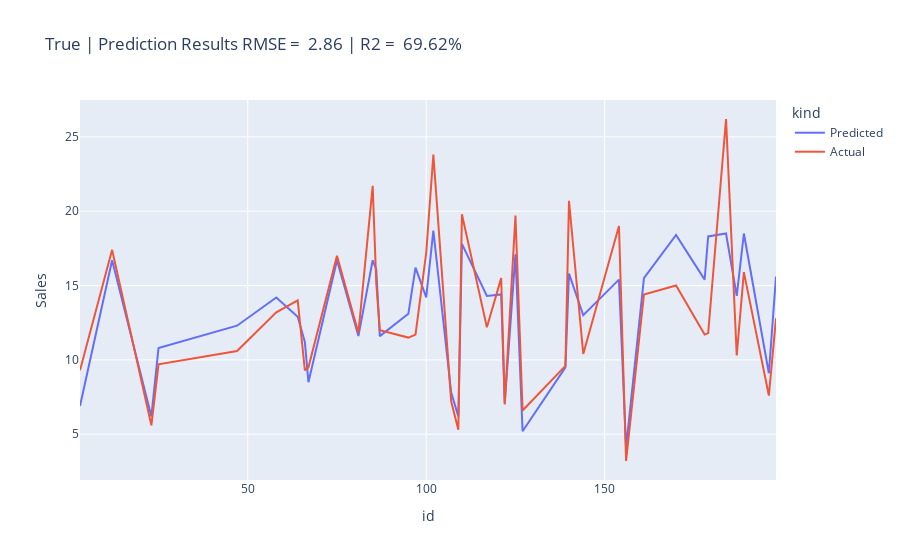

Here is the notebook cell this chart was saved with:
### Code cell
stats = f'RMSE = {root_mean_squared_error(y_test, pred): .2f} | R2 = {r2_score(y_test, pred): .2%}'

(pd.concat( 
    (pd.DataFrame(y_test).reset_index(names=["id"]).assign(kind=lambda _: "Actual"),
        pd.DataFrame(pred).assign(id=lambda _: X_test.index).rename(columns={0: "Sales"}).assign(kind=lambda _: "Predicted")
    )
).sort_values(by="id").plot(x="id", y="Sales", color="kind", title=f'True | Prediction Results {stats}')
)

### Figure 1 — Plotly figure (JSON) as saved in the notebook; plotly's stock layout.template omitted (floating-point values rounded to 4 significant figures)
{"data": [{"hovertemplate": "kind=Predicted<br>id=%{x}<br>Sales=%{y}<extra></extra>", "legendgroup": "Predicted", "line": {"color": "#636efa", "dash": "solid"}, "marker": {"symbol": "circle"}, "mode": "lines", "name": "Predicted", "orientation": "v", "showlegend": true, "type": "scatter", "x": [3, 12, 23, 25, 47, 58, 64, 66, 67, 75, 81, 85, 86, 87, 95, 97, 100, 102, 107, 109, 110, 117, 121, 122, 125, 127, 139, 140, 144, 154, 156, 161, 170, 178, 179, 184, 187, 189, 196, 198], "xaxis": "x", "y": [6.9, 16.7, 6.2, 10.8, 12.3, 14.2, 12.9, 11.2, 8.5, 16.7, 11.6, 16.7, 16.1, 11.6, 13.1, 16.2, 14.2, 18.7, 7.8, 6.2, 17.8, 14.3, 14.4, 7.1, 17.1, 5.2, 9.5, 15.8, 13, 15.4, 4.1, 15.5, 18.4, 15.4, 18.3, 18.5, 14.3, 18.5, 9.1, 15.6], "yaxis": "y"}, {"hovertemplate": "kind=Actual<br>id=%{x}<br>Sales=%{y}<extra></extra>", "legendgroup": "Actual", "line": {"color": "#EF553B", "dash": "solid"}, "marker": {"symbol": "circle"}, "mode": "lines", "name": "Actual", "orientation": "v", "showlegend": true, "type": "scatter", "x": [3, 12, 23, 25, 47, 58, 64, 66, 67, 75, 81, 85, 86, 87, 95, 97, 100, 102, 107, 109, 110, 117, 121, 122, 125, 127, 139, 140, 144, 154, 156, 161, 170, 178, 179, 184, 187, 189, 196, 198], "xaxis": "x", "y": [9.3, 17.4, 5.6, 9.7, 10.6, 13.2, 14, 9.3, 9.5, 17, 11.8, 21.7, 15.2, 12, 11.5, 11.7, 17.2, 23.8, 7.2, 5.3, 19.8, 12.2, 15.5, 7, 19.7, 6.6, 9.6, 20.7, 10.4, 19, 3.2, 14.4, 15, 11.7, 11.8, 26.2, 10.3, 15.9, 7.6, 12.8], "yaxis": "y"}], "layout": {"legend": {"title": {"text": "kind"}, "tracegroupgap": 0}, "title": {"text": "True | Prediction Results RMSE =  2.86 | R2 =  69.62%"}, "xaxis": {"anchor": "y", "domain": [0, 1], "title": {"text": "id"}}, "yaxis": {"anchor": "x", "domain": [0, 1], "title": {"text": "Sales"}}}}
